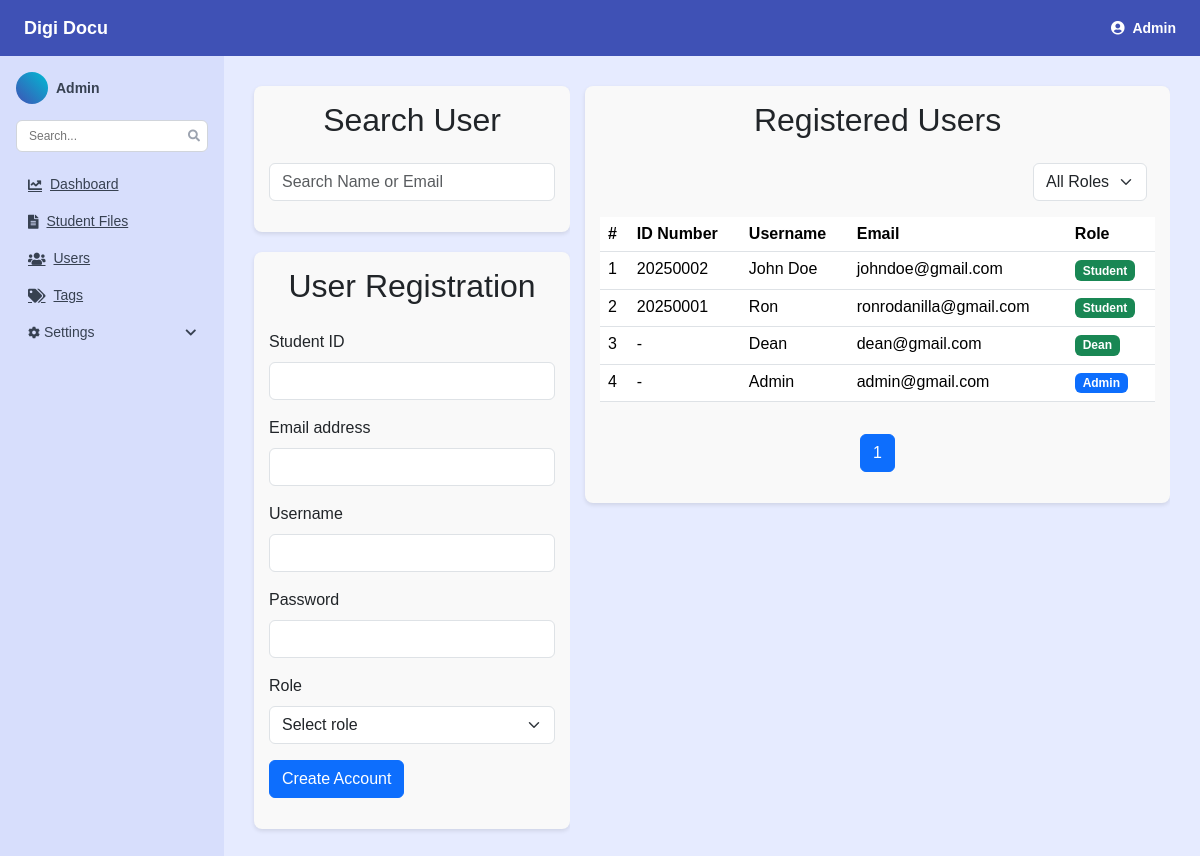
Page /users.php (signed in) on the committed database.
### tables this page shows
CREATE TABLE `user` (
  `user_id` int(11) NOT NULL,
  `stud_id` int(20) DEFAULT NULL,
  `email` varchar(255) NOT NULL,
  `user_name` varchar(255) NOT NULL,
  `password` varchar(255) NOT NULL,
  `role` enum('Student','Admin','Dean','Registrar') NOT NULL
);

### users.php (the view, shortened to what this page needs)
<?php
include('include/db.php');
$limit = 10;
$page = $_GET['page'] ?? 1;
$page = max(1, intval($page));
$offset = ($page - 1) * $limit;
$filterQuery = "";
$params = [];
$paramTypes = "";
$countSql = "SELECT COUNT(*) AS total FROM user" . $filterQuery;
$stmt = $conn->prepare($countSql);
$stmt->execute();
$countResult = $stmt->get_result();
$total_rows = $countResult->fetch_assoc()['total'];
$total_pages = ceil($total_rows / $limit);
$sql = "SELECT * FROM user" . $filterQuery . " ORDER BY stud_id DESC LIMIT ? OFFSET ?";
$params[] = $limit;
$params[] = $offset;
$paramTypes .= "ii";
$stmt = $conn->prepare($sql);
$stmt->bind_param($paramTypes, ...$params);
$stmt->execute();
$users = $stmt->get_result();
?>
<html lang="en">
<head>
    <link rel="stylesheet" href="https://cdnjs.cloudflare.com/ajax/libs/font-awesome/5.15.3/css/all.min.css" />
    <link href="https://cdn.jsdelivr.net/npm/bootstrap@5.3.5/dist/css/bootstrap.min.css" rel="stylesheet"
>
    <link rel="stylesheet" href="css/global.css">
</head>
<body>
    <?php include('include/header.php'); ?>
    <div class="layout-wrapper">
        <?php include('include/sidebar.php'); ?>
        <div class="main-content flex-grow-1">
            <div class="d-flex">
                <div class="user-left-container">
                    <main class="content-area">
                        <section class="search-user">
                            <h2 class="text-center mb-4">Search User</h2>
                            <input type="text" id="userSearch" class="form-control mb-3"
                                placeholder="Search Name or Email">
                        </section>
                        <section class="user-registration">
                            <h2 class="text-center mb-4">User Registration</h2>
                            <form method="POST" action="">
                                <div class="mb-3" id="studIdField">
                                    <label for="stud_id" class="form-label">Student ID</label>
                                    <input type="text" name="stud_id" id="stud_id" class="form-control" required>
                                </div>
                                <div class="mb-3">
                                    <label for="email" class="form-label">Email address</label>
                                    <input type="email" name="email" id="email" class="form-control" required>
                                </div>
                                <div class="mb-3">
                                    <label for="username" class="form-label">Username</label>
                                    <input type="text" name="username" id="username" class="form-control" required>
                                </div>
                                <div class="mb-3">
                                    <label for="password" class="form-label">Password</label>
                                    <input type="password" name="password" id="password" class="form-control" required>
                                </div>
                                <div class="mb-3">
                                    <label for="role" class="form-label">Role</label>
                                    <select name="role" id="role" class="form-select" required>
                                        <option value="">Select role</option>
                                    </select>
                                </div>
                                <button type="submit" name="create_account" class="btn btn-primary">Create
                                    Account</button>
                            </form>
                        </section>
                    </main>
                </div>
                <div class="user-right-container">
                    <main class="content-area">
                        <section class="registered-users">
                            <h2 class="text-center mb-4">Registered Users</h2>
                            <form method="GET" class="d-flex mb-3 justify-content-end">
                                <select name="filter_role" class="form-select w-auto me-2"
                                    onchange="this.form.submit()">
                                    <option value="">All Roles</option>
                                </select>
                            </form>
                            <div class="table-responsive">
                                <table class="table" id="userTable">
                                    <thead>
                                        <tr>
                                            <th scope="col">#</th>
                                            <th scope="col">ID Number</th>
                                            <th scope="col">Username</th>
                                            <th scope="col">Email</th>
                                            <th scope="col">Role</th>
                                        </tr>
                                    </thead>
                                    <tbody id="userTableBody">
                                        <?php $rowNum = $offset + 1; ?>
                                        <?php while ($row = $users->fetch_assoc()): ?>
                                        <tr>
                                            <td><?= $rowNum++ ?></td>
                                            <td><?= htmlspecialchars($row['stud_id'] ?? '-') ?></td>
                                            <td class="username"><?= htmlspecialchars($row['user_name']) ?></td>
                                            <td class="email"><?= htmlspecialchars($row['email']) ?></td>
                                            <td>
                                                <span
                                                    class="badge <?= $row['role'] === 'Admin' ? 'bg-primary' : 'bg-success' ?>">
                                                    <?= htmlspecialchars($row['role']) ?>
                                                </span>
                                            </td>
                                        </tr>
                                        <?php endwhile; ?>
                                    </tbody>
                                </table>
                            </div>
                            <div class="d-flex justify-content-center mt-3">
                                <nav aria-label="Page navigation example">
                                    <ul class="pagination">
                                        <?php for ($i = 1; $i <= $total_pages; $i++): ?>
                                        <li class="page-item <?php if ($i == $page) echo 'active'; ?>">
                                            <a class="page-link" href="?page=<?php echo $i; ?>"><?php echo $i; ?></a>
                                        </li>
                                        <?php endfor; ?>
                                    </ul>
                                </nav>
                            </div>
                        </section>
                    </main>
                </div>
            </div>
        </div>
</body>
</html>

### include/header.php (shortened to what this page needs)
<?php
if (isset($_SESSION['user_id'])) {
    $user_id = $_SESSION['user_id'];
    $sql = "SELECT user_name FROM user WHERE user_id = ?";
    $stmt = $conn->prepare($sql);
    $stmt->bind_param("i", $user_id);
    $stmt->execute();
    $result = $stmt->get_result();
    $user = $result->fetch_assoc();
}
?>
<header>
    <div onclick="window.location.href='landing.php'">Digi Docu</div>
    <div class="user-menu">
        <div class="user" onclick="toggleDropdown()">
            <i class="fas fa-user-circle"></i>
            <span><?php echo htmlspecialchars($user['user_name'] ?? 'User'); ?></span>
        </div>
    </div>
</header>

### include/sidebar.php (shortened to what this page needs)
<?php
$role = $_SESSION['role'] ?? 'Guest';
?>
<aside>
  <div class="profile">
    <div class="avatar"></div>
    <div class="name"><?php echo htmlspecialchars($user['user_name'] ?? 'User'); ?></div>
  </div>
  <div class="search-wrapper">
    <input type="text" placeholder="Search..." />
  </div>
  <nav>
    <?php if ($role == 'Admin') { ?>
        <a href="admin_dashboard.php"><i class="fas fa-chart-line"></i> Dashboard</a>
        <a href="documents.php"><i class="fas fa-file-alt"></i> Student Files</a>
    <?php } ?>
    <?php if ($role == 'Admin') { ?>
        <a href="users.php"><i class="fas fa-users"></i> Users</a>
        <a href="tags.php"><i class="fas fa-tags"></i> Tags</a>
        <div class="settings" onclick="window.location.href='settings.php'">
          <div><i class="fas fa-cog"></i> Settings</div>
        <i class="fas fa-chevron-down"></i>
        </div>
    <?php } ?>
  </nav>
</aside>

### css/global.css (style rules this page uses)
.user-left-container { display: flex; width: 35%; height: 100%; background-color: #e6ebff; }
.user-right-container { display: flex; width: 65%; height: 100%; padding-right: 15px; background-color: #e6ebff; }
.quick-upload, .eligibility-verification, .student-select, .user-registration, .registered-users, .search-user, .home-section, .dean-status, .dean-requirements, .dean-document-list { background: #f9f9f9; padding: 15px; margin-bottom: 20px; border-radius: 8px; box-shadow: 0 2px 4px rgba(0, 0, 0, 0.1); }
html, body { margin: 0; padding: 0; height: 100%; font-family: sans-serif; background-color: #e6ebff; }
.layout-wrapper { display: flex; height: 100vh; }
aside { width: 240px; flex-shrink: 0; }
.content-area { flex-grow: 1; padding-left: 15px; padding-top: 15px; overflow-y: auto; background-color: #e6ebff; }
.main-content { flex-grow: 1; padding: 15px; background-color: #e6ebff; }

### include/header.php (style rules this page uses)
header { background-color: #3f51b5; color: white; height: 56px; display: flex; justify-content: space-between; align-items: center; padding: 0 24px; font-weight: 600; font-size: 1.125rem; flex-shrink: 0; }
header .user { display: flex; align-items: center; gap: 8px; font-size: 0.875rem; cursor: pointer; position: relative; }
.user-menu { position: relative; }

### include/sidebar.php (style rules this page uses)
aside { background-color: #d7defc; width: 224px; padding: 16px; display: flex; flex-direction: column; gap: 16px; color: #374151; font-size: 0.875rem; flex-shrink: 0; overflow-y: auto; }
aside .profile { display: flex; align-items: center; gap: 8px; font-weight: 600; }
aside .profile .avatar { width: 32px; height: 32px; border-radius: 9999px; background: linear-gradient(45deg, #3f51b5, #00bcd4); color: white; font-weight: 600; font-size: 0.75rem; display: flex; align-items: center; justify-content: center; user-select: none; }
aside .search-wrapper { position: relative; }
aside input[type="text"] { width: 100%; padding: 6px 32px 6px 12px; border: 1px solid #d1d5db; border-radius: 6px; font-size: 0.75rem; outline-offset: 2px; outline-color: #3f51b5; }
aside nav { display: flex; flex-direction: column; gap: 4px; }
aside nav a, aside nav .settings { display: flex; align-items: center; gap: 8px; padding: 6px 12px; border-radius: 6px; cursor: pointer; color: #374151; font-size: 0.875rem; user-select: none; }
aside nav .settings { justify-content: space-between; }
aside nav .settings i { font-size: 0.75rem; color: #374151; }

### rows in the picture
user: user_name "Admin", stud "-", email "admin@gmail.com", role "Admin"
user: stud "20250002", user_name "John Doe", email "johndoe@gmail.com", role "Student"
user: stud "20250001", user_name "Ron", email "ronrodanilla@gmail.com", role "Student"
user: stud "-", user_name "Dean", email "dean@gmail.com", role "Dean"
